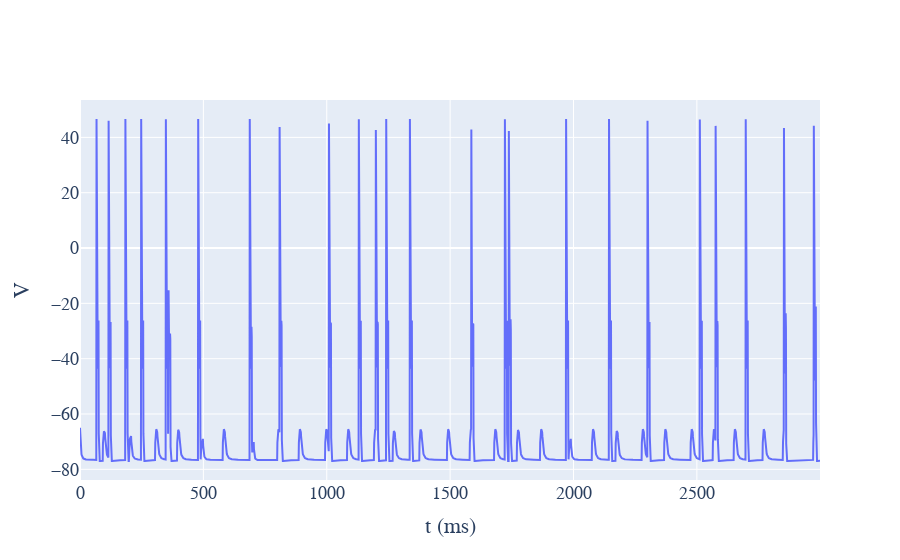

The notebook cell this image was saved under:
### Markdown cell above
Частота не менее 10 гц не менее 5 раз есть.

### Code cell
model.plot_V(0, 3000)

### Figure 1 — Plotly figure (JSON) as saved in the notebook; plotly's stock layout.template omitted (floating-point values rounded to 4 significant figures; data arrays with more than 128 entries replaced by an {"elided": "..."} marker saying what was removed)
{"data": [{"type": "scatter", "x": {"elided": "3000 int values"}, "y": {"elided": "3000 float values"}}], "layout": {"font": {"family": "Courier New, monospace", "size": 18}, "xaxis": {"title": {"text": "t (ms)"}}, "yaxis": {"title": {"text": "V"}}}}
